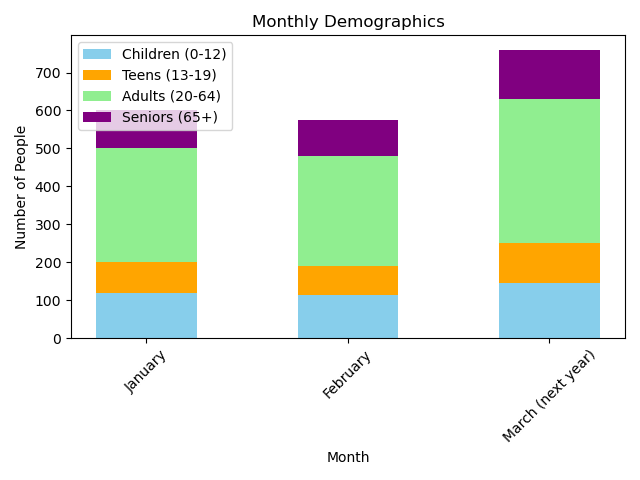

Source code (Python):

import matplotlib.pyplot as plt

# Example data
data = [
    {'Month': 'January', 'Children (0-12)': 120, 'Teens (13-19)': 80, 'Adults (20-64)': 300, 'Seniors (65+)': 100},
    {'Month': 'February', 'Children (0-12)': 115, 'Teens (13-19)': 75, 'Adults (20-64)': 290, 'Seniors (65+)': 95},
    # ... (include all other months here)
    {'Month': 'March (next year)', 'Children (0-12)': 145, 'Teens (13-19)': 105, 'Adults (20-64)': 380, 'Seniors (65+)': 130}
]

# Parsing the data
months = [entry['Month'] for entry in data]
children = [entry['Children (0-12)'] for entry in data]
teens = [entry['Teens (13-19)'] for entry in data]
adults = [entry['Adults (20-64)'] for entry in data]
seniors = [entry['Seniors (65+)'] for entry in data]

# Define the width of the bars and x positions
bar_width = 0.5
x = range(len(months))

# Starting points for the stacked bars
teens_start = [c for c in children]
adults_start = [c+t for c, t in zip(children, teens)]
seniors_start = [c+t+a for c, t, a in zip(children, teens, adults)]

# Plotting the stacked bar chart
plt.bar(x, children, width=bar_width, label='Children (0-12)', color='skyblue')
plt.bar(x, teens, width=bar_width, bottom=teens_start, label='Teens (13-19)', color='orange')
plt.bar(x, adults, width=bar_width, bottom=adults_start, label='Adults (20-64)', color='lightgreen')
plt.bar(x, seniors, width=bar_width, bottom=seniors_start, label='Seniors (65+)', color='purple')

# Adding labels and title
plt.xlabel('Month')
plt.ylabel('Number of People')
plt.title('Monthly Demographics')

# Adding x-axis labels rotated for better readability
plt.xticks(x, months, rotation=45)

# Adding a legend
plt.legend()

# Adjusting the subplot for better layout
plt.tight_layout()

# Display the plot
plt.show()
